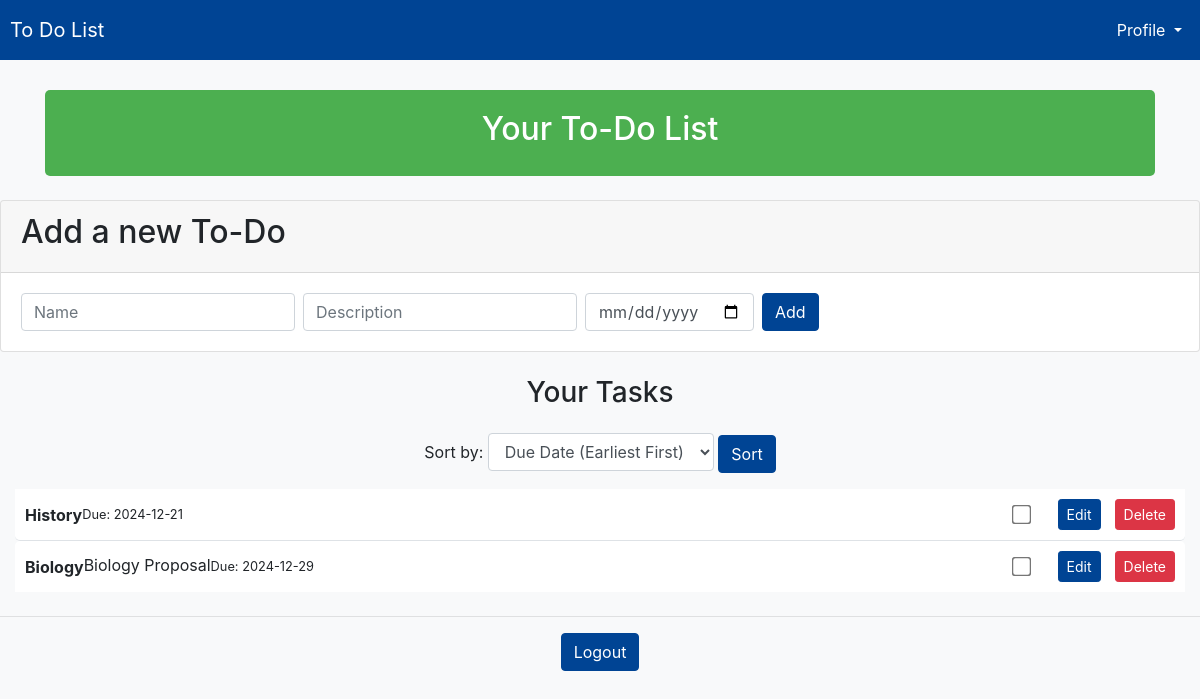
The page /dashboard (signed in) on the database as committed earlier.
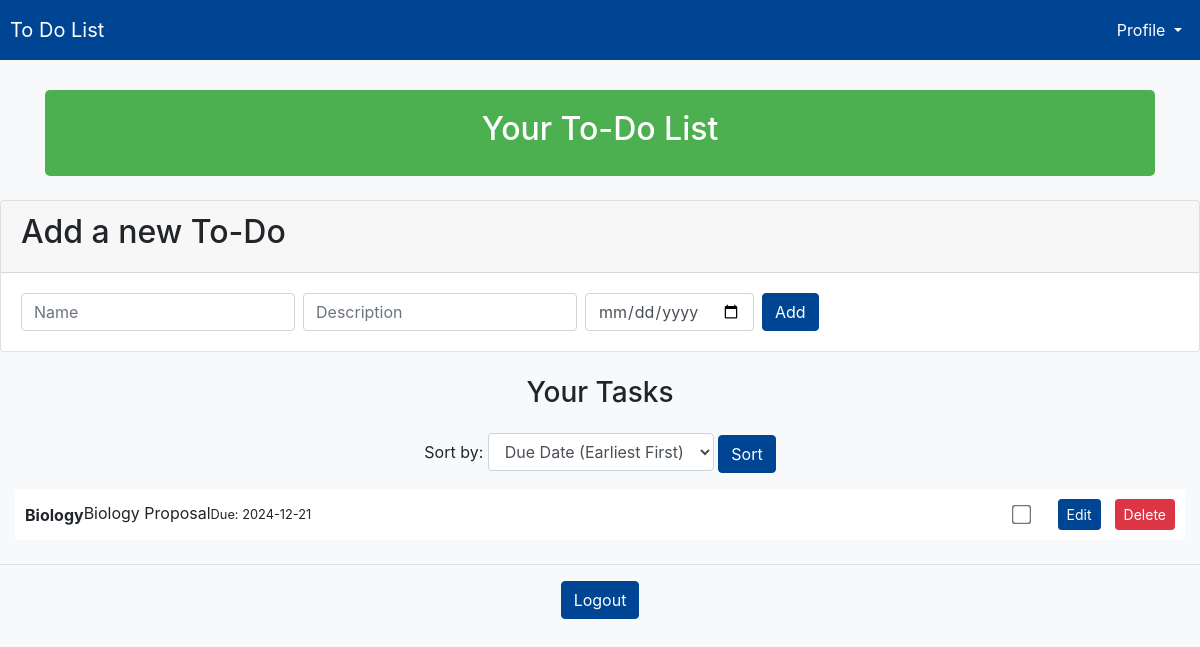
The same page on the database as committed later.
### tables this page shows
CREATE TABLE todos (id INTEGER PRIMARY KEY, user_id INTEGER, name TEXT, description TEXT, completed BOOLEAN, due_date TEXT, FOREIGN KEY(user_id) REFERENCES users(id));

### app.py (the view)
@app.route('/dashboard')
def dashboard():
    if 'user_id' not in session:
        flash('You need to login first', 'warning')
        return redirect(url_for('login'))
    sort_by = request.args.get('sort_by', 'due_date_asc')
    sort_column = 'due_date'
    sort_order = 'ASC'
    if sort_by == 'due_date_desc':
        sort_order = 'DESC'
    elif sort_by == 'name_asc':
        sort_column = 'name'
        sort_order = 'ASC'
    elif sort_by == 'name_desc':
        sort_column = 'name'
        sort_order = 'DESC'
    elif sort_by == 'completed':
        sort_column = 'completed'
        sort_order = 'ASC'
    with engine.connect() as conn:
        todos = conn.execute(text(f"SELECT * FROM todos WHERE user_id = :user_id ORDER BY {sort_column} {sort_order}"), {'user_id': session['user_id']}).fetchall()
    todos = [
        {
            **todo._asdict(),
            'due_date': datetime.strptime(todo.due_date, '%Y-%m-%d').date() if todo.due_date else None
        }
        for todo in todos
    ]
    current_date = datetime.now().date()
    return render_template('dashboard.html', todos=todos, user_id=session['user_id'], username=session['username'], current_date=current_date, sort_by=sort_by)

### templates/dashboard.html (shortened to what this page needs)
<!DOCTYPE html>
<html lang="en">
<head>
    <link href="https://stackpath.bootstrapcdn.com/bootstrap/4.5.2/css/bootstrap.min.css" rel="stylesheet">
</head>
<body>
    <nav class="navbar navbar-expand-lg navbar-light fixed-top" style="background-color: #004494; padding: 10px;">
        <a class="navbar-brand" href="#" style="color: white;">To Do List</a>
        <div class="collapse navbar-collapse">
            <ul class="navbar-nav ml-auto">
                <li class="nav-item dropdown">
                    <a class="nav-link dropdown-toggle" href="#" id="profileDropdown" role="button" data-toggle="dropdown" aria-haspopup="true" aria-expanded="false" style="color: white;">
                        Profile
                    </a>
                </li>
            </ul>
        </div>
    </nav>
    <div class="container text-center">
        <div id="top">
            <h2>Your To-Do List</h2>
        </div>
    </div>
    <div class="card mt-4">
        <div class="card-header">
            <h2>Add a new To-Do</h2>
        </div>
        <div class="card-body">
            <form action="{{ url_for('add_todo') }}" method="post" class="form-inline">
                <div class="form-group">
                    <input type="text" name="name" placeholder="Name" class="form-control mr-2" required>
                    <input type="text" name="description" placeholder="Description" class="form-control mr-2">
                    <input type="date" name="due_date" class="form-control mr-2" required>
                    <button type="submit" class="btn btn-primary">Add</button>
                </div>
            </form>
        </div>
    </div>
    <div class="container text-center mt-4">
        <h3>Your Tasks</h3>
    </div>
    <div class="container text-center mt-4">
        <form method="get" action="{{ url_for('dashboard') }}">
            <div class="form-group">
                <label for="sort_by">Sort by:</label>
                <select name="sort_by" id="sort_by" class="form-control" style="width: auto; display: inline-block;">
                    <option value="due_date_asc" {% if sort_by == 'due_date_asc' %}selected{% endif %}>Due Date (Earliest First)</option>
                </select>
                <button type="submit" class="btn btn-primary">Sort</button>
            </div>
        </form>
    </div>
    <ul class="list-group list-group-flush">
        {% if todos %}
            {% for todo in todos %}
                <li class="list-group-item todo-item">
                    <div class="d-flex justify-content-between align-items-center">
                        <div>
                            <strong class="{% if todo.completed %}completed-title{% endif %}">{{ todo.name }}</strong>
                            <p class="mb-1">{{ todo.description }}</p>
                            <small>Due: {% if todo.due_date %}{{ todo.due_date }}{% else %}No due date{% endif %}</small>
                        </div>
                    </div>
                    <div class="d-flex align-items-center" style="gap: 10px;">
                        <form action="{{ url_for('complete_todo', todo_id=todo.id) }}" method="post" class="mr-2">
                            <input type="checkbox" name="completed" style="transform: scale(1.5);" onchange="this.form.submit()" {% if todo.completed %}checked{% endif %}>
                        </form>
                        <button class="btn btn-secondary btn-sm" onclick="toggleEditForm('{{ todo.id }}')">Edit</button>
                        <form action="{{ url_for('delete_todo', todo_id=todo.id) }}" method="post">
                            <button type="submit" class="btn btn-danger btn-sm">Delete</button>
                        </form>
                    </div>
                </li>
            {% endfor %}
        {% else %}
            <li class="list-group-item text-center">There are no tasks right now.</li>
        {% endif %}
    </ul>
    <div class="text-center mt-4">
        <hr>
        <form action="{{ url_for('logout') }}" method="get">
            <button type="submit" class="btn btn-secondary btn-logout">Logout</button>
        </form>
    </div>
</body>
</html>

### templates/dashboard.html (style rules this page uses)
body { background-color: #f8f9fa; padding-top: 70px; }
.container { margin-top: 20px; }
.todo-item { display: flex; justify-content: space-between; align-items: center; padding: 10px; border: 1px solid #dee2e6; border-radius: 5px; margin-bottom: 10px; }
.todo-item form { margin: 0; display: flex; align-items: center; }
.todo-item button { margin-left: 4px; }
.todo-item div { display: flex; align-items: center; }
.todo-item input[type="checkbox"] { margin-right: 8px; }
#top { text-align: center; background-color: #4CAF50; padding: 20px; color: white; border-radius: 5px; margin-top: 20px; }
.btn-primary { background-color: #004494; border-color: #004494; }
.btn-secondary { background-color: #004494; border-color: #004494; }
.d-flex { justify-content: center; gap: 10px; }
.card { margin-bottom: 20px; }
.list-group-item { margin: 0 15px; }

Rows that differ between the two databases and show on the page:
removed todos: name "History", due_date "2024-12-21"
changed todos "Biology": due_date "2024-12-29" → "2024-12-21"
